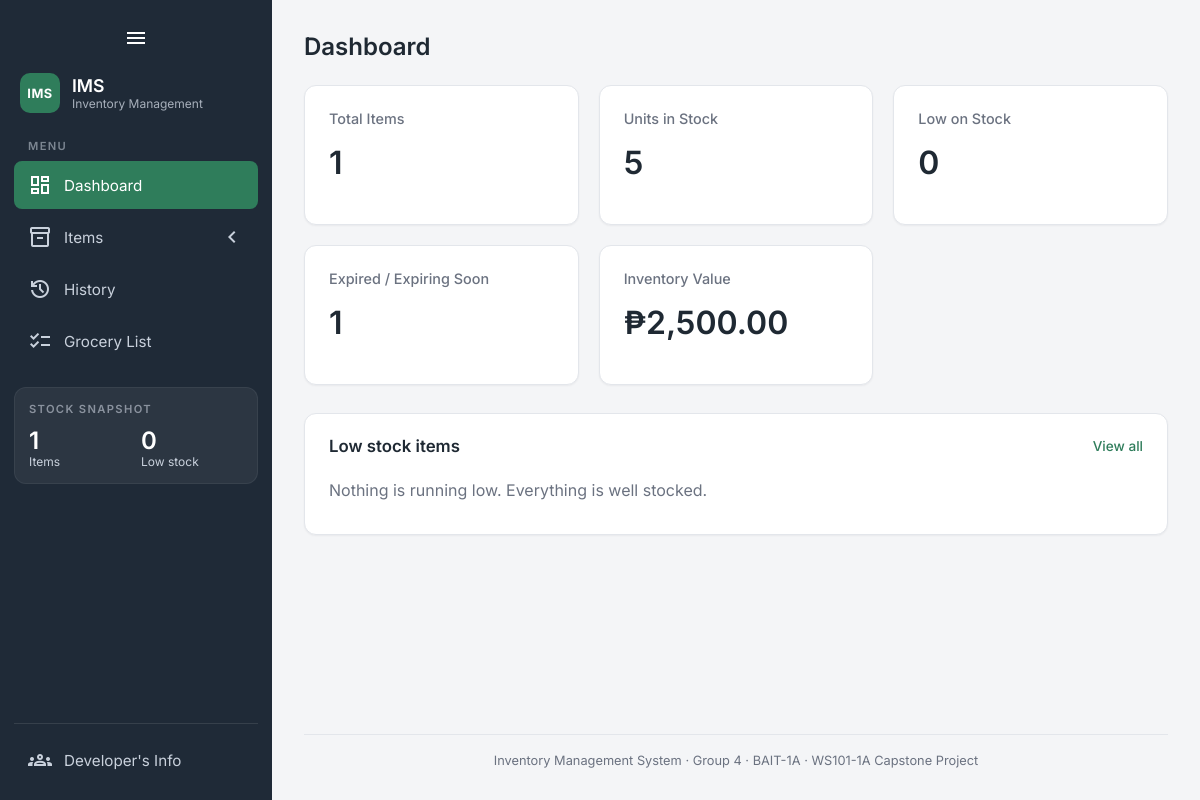
/dashboard.php, run on an earlier commit of the app's database.
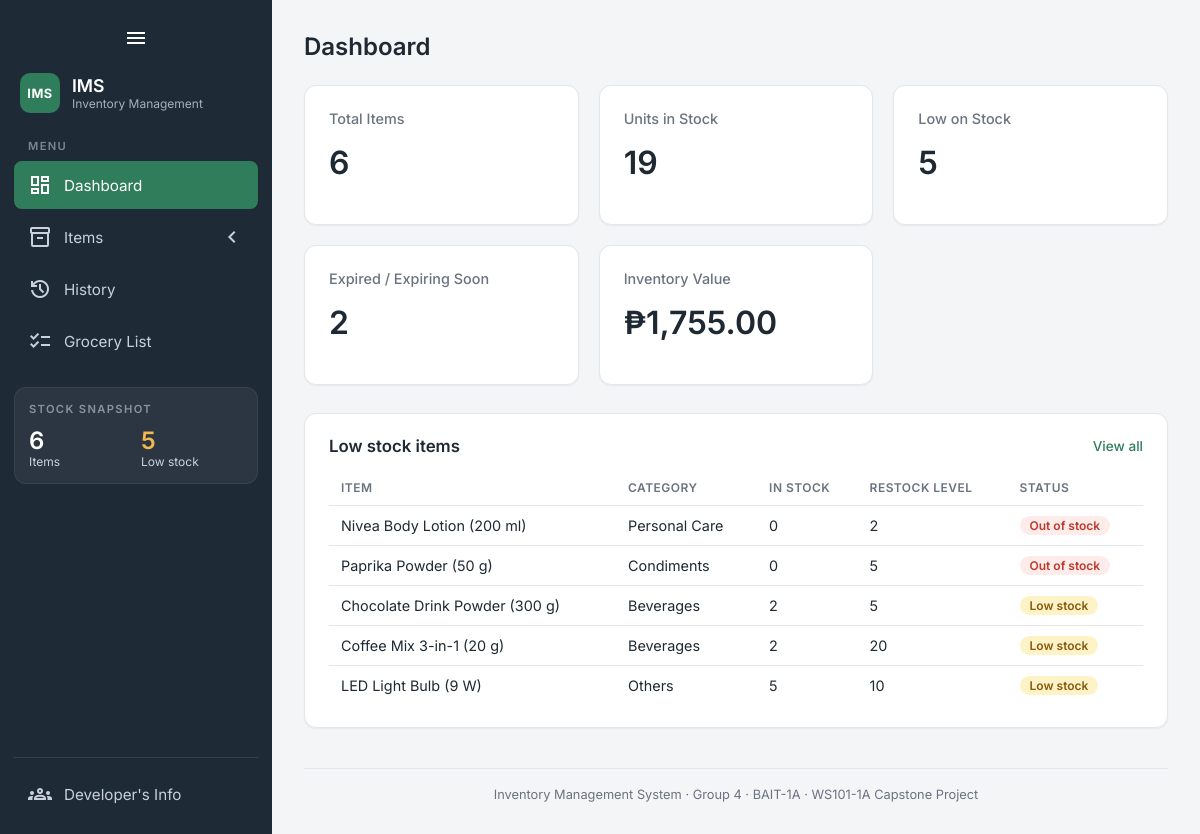
And on a later commit of the database.
### tables this page shows
CREATE TABLE items (
  id INTEGER PRIMARY KEY AUTOINCREMENT,
  name TEXT NOT NULL,
  quantity INTEGER NOT NULL,
  price REAL NOT NULL,
  category TEXT,
  date_added TEXT DEFAULT CURRENT_TIMESTAMP,
  restock_level INTEGER DEFAULT 5
, expiration_date TEXT);

### dashboard.php (the view, shortened to what this page needs)
<?php
include 'includes/db.php';
$total = $units = $low = $expiring = 0;
$lowItems = [];
$value = 0.0;
try {
    $total = (int)$db->query('SELECT COUNT(*) FROM items')->fetchColumn();
    $units = (int)$db->query('SELECT COALESCE(SUM(quantity), 0) FROM items')->fetchColumn();
    $low   = (int)$db->query('SELECT COUNT(*) FROM items WHERE quantity <= restock_level')->fetchColumn();
    $expiring = (int)$db->query("SELECT COUNT(*) FROM items WHERE expiration_date IS NOT NULL AND expiration_date <> '' AND expiration_date <= date('now', '+7 day')")->fetchColumn();
    $lowItems = $db->query(
        'SELECT name, category, quantity, restock_level FROM items
         WHERE quantity <= restock_level
         ORDER BY quantity ASC, name ASC LIMIT 8'
    )->fetchAll(PDO::FETCH_ASSOC);
    $value = (float)$db->query('SELECT COALESCE(SUM(quantity * price), 0) FROM items')->fetchColumn();
} catch (Throwable $e) {
    $error = 'Could not read the database. Close DB Browser and reload.';
}
include 'includes/header.php';
?>
<header>Dashboard</header>
<div class="cards">
  <div class="card"><span class="card-label">Total Items</span><span class="card-value"><?= $total ?></span></div>
  <div class="card"><span class="card-label">Units in Stock</span><span class="card-value"><?= $units ?></span></div>
  <div class="card"><span class="card-label">Low on Stock</span><span class="card-value"><?= $low ?></span></div>
  <div class="card"><span class="card-label">Expired / Expiring Soon</span><span class="card-value"><?= $expiring ?></span></div>
  <div class="card"><span class="card-label">Inventory Value</span><span class="card-value">₱<?= number_format($value, 2) ?></span></div>
</div>
<div class="panel">
  <div class="panel-head">
    <h2>Low stock items</h2>
    <a href="view-items.php?low=1">View all</a>
  </div>
  <?php if ($lowItems): ?>
    <div class="panel-scroll">
      <table class="mini-table">
        <thead>
          <tr><th>Item</th><th>Category</th><th>In stock</th><th>Restock level</th><th>Status</th></tr>
        </thead>
        <tbody>
          <?php foreach ($lowItems as $it): ?>
            <tr>
              <td><?= htmlspecialchars($it['name']) ?></td>
              <td><?= htmlspecialchars($it['category'] ?? '') ?></td>
              <td><?= (int)$it['quantity'] ?></td>
              <td><?= (int)$it['restock_level'] ?></td>
              <td>
                <?php if ((int)$it['quantity'] <= 0): ?>
                  <span class="badge badge-out">Out of stock</span>
                <?php else: ?>
                  <span class="badge badge-low">Low stock</span>
                <?php endif; ?>
              </td>
            </tr>
          <?php endforeach; ?>
        </tbody>
      </table>
    </div>
  <?php else: ?>
    <p class="panel-empty">Nothing is running low. Everything is well stocked.</p>
  <?php endif; ?>
</div>
<?php include 'includes/footer.php'; ?>

### includes/header.php (shortened to what this page needs)
<?php
if (!function_exists('asset')) {
    function asset(string $path): string {
        $file = __DIR__ . '/../' . $path;
        return $path . (is_file($file) ? '?v=' . filemtime($file) : '');
    }
}
$sideTotal = $sideLow = '–';
try {
    include_once __DIR__ . '/db.php';
    $sideTotal = (int)$db->query('SELECT COUNT(*) FROM items')->fetchColumn();
    $sideLow   = (int)$db->query('SELECT COUNT(*) FROM items WHERE quantity <= restock_level')->fetchColumn();
} catch (Throwable $e) {
}
?>
<!DOCTYPE html>
<html lang="en">
<head>
  <link rel="stylesheet" href="<?= htmlspecialchars(asset('CSS/index.css')) ?>">
</head>
<body>
<div class="wrapper">
  <nav class="sidebar">
    <button id="toggle" aria-label="Toggle menu">
      <span class="material-symbols-outlined">menu</span>
    </button>
    <div class="brand-name">
      <a href="index.php">
        <span class="brand-mark">IMS</span>
        <span class="text brand-title"><b>IMS</b><small>Inventory Management</small></span>
      </a>
    </div>
    <div class="side-label text">Menu</div>
    <ul>
      <li>
        <a href="dashboard.php">
          <span class="material-symbols-outlined">dashboard</span>
          <span class="text">Dashboard</span>
        </a>
      </li>
      <li>
        <details>
          <summary>
            <a href="view-items.php">
              <span class="material-symbols-outlined">inventory_2</span>
              <span class="text">Items</span>
            </a>
            <span class="material-symbols-outlined arrow">chevron_left</span>
          </summary>
        </details>
      </li>
      <li>
        <a href="history.php">
          <span class="material-symbols-outlined">history</span>
          <span class="text">History</span>
        </a>
      </li>
      <li>
        <a href="grocery-list.php">
          <span class="material-symbols-outlined">checklist</span>
          <span class="text">Grocery List</span>
        </a>
      </li>
    </ul>
    <div class="side-card side-extra">
      <div class="side-title">Stock snapshot</div>
      <div class="side-stats">
        <div><b><?= $sideTotal ?></b><span>Items</span></div>
        <div class="<?= is_int($sideLow) && $sideLow > 0 ? 'warn' : '' ?>"><b><?= $sideLow ?></b><span>Low stock</span></div>
      </div>
    </div>
    <ul class="side-bottom">
      <li>
        <a href="developers.php">
          <span class="material-symbols-outlined">groups</span>
          <span class="text">Developer's Info</span>
        </a>
      </li>
    </ul>
  </nav>
  <div class="main-content">
    <div class="page-content">

### includes/footer.php (shortened to what this page needs)
    </div>
    <div class="site-footer">
      Inventory Management System &middot; Group 4 &middot; BAIT-1A &middot; WS101-1A Capstone Project
    </div>
  </div>
</div>
</body>
</html>

What changed in the data, as far as the page shows it:
added items: name "Nivea Body Lotion (200 ml)", category "Personal Care", quantity "0", restock_level "2", shows "Out of stock"
added items: name "Paprika Powder (50 g)", category "Condiments", quantity "0", restock_level "5", shows "Out of stock"
now on this page (row edited): items: name "Chocolate Drink Powder (300 g)", category "Beverages", quantity "2", restock_level "5", shows "Low stock"
added items: name "Coffee Mix 3-in-1 (20 g)", category "Beverages", quantity "2", restock_level "20", shows "Low stock"
added items: name "LED Light Bulb (9 W)", category "Others", quantity "5", restock_level "10", shows "Low stock"
Also different on the page:
$sideTotal: "1" → "6"
$sideLow: "0" → "5"
$total: "1" → "6"
$units: "5" → "19"
$low: "0" → "5"
$expiring: "1" → "2"
$value: "2,500.00" → "1,755.00"
text no longer shown: "Nothing is running low. Everything is well stocked."
text now shown: "ITEM CATEGORY IN STOCK RESTOCK LEVEL STATUS"
